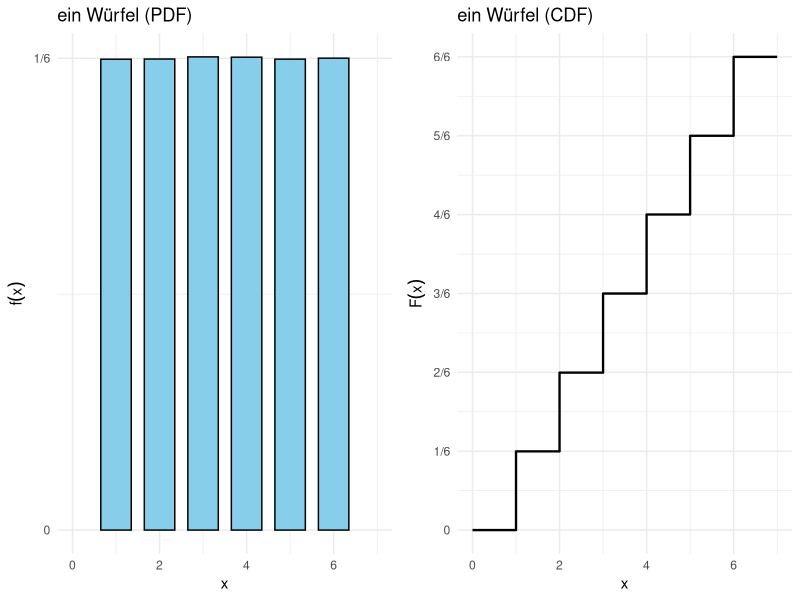
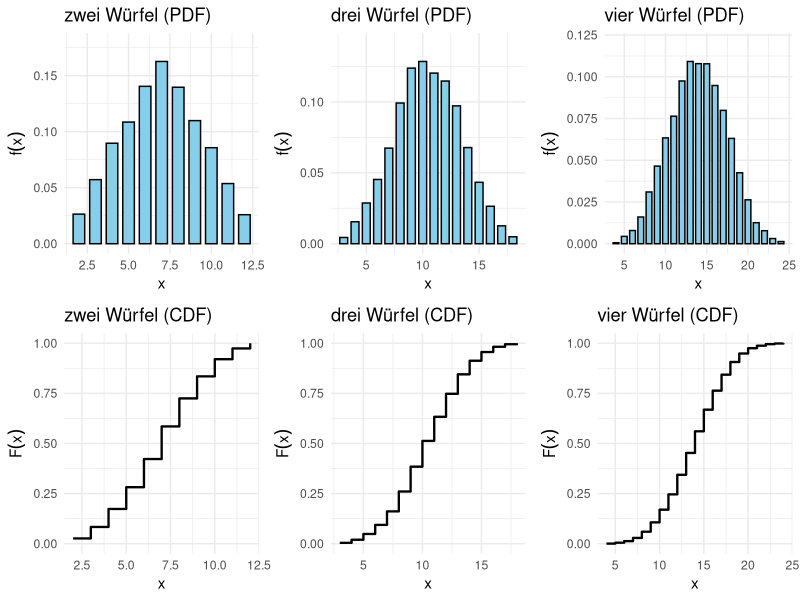
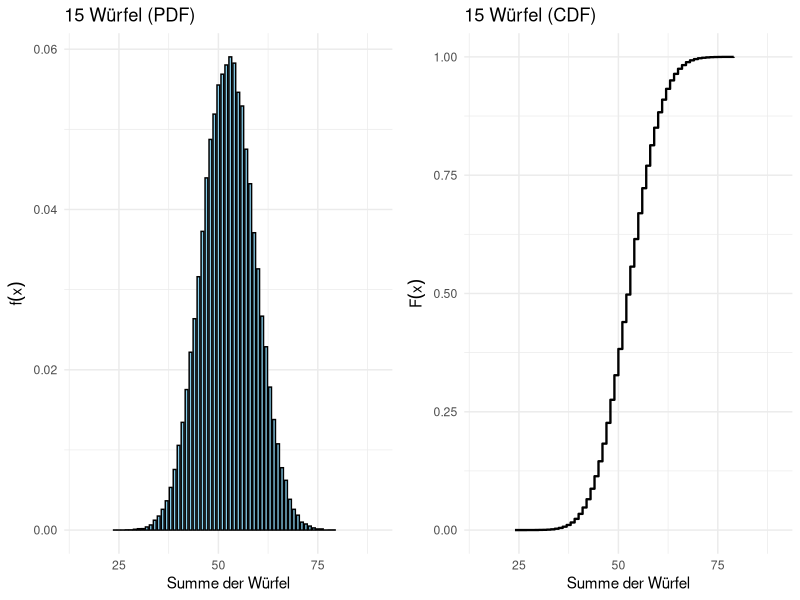
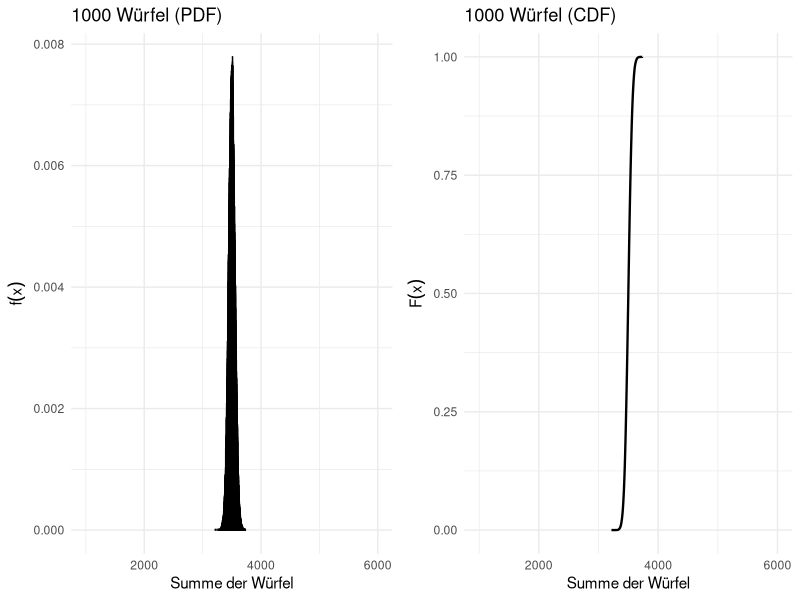
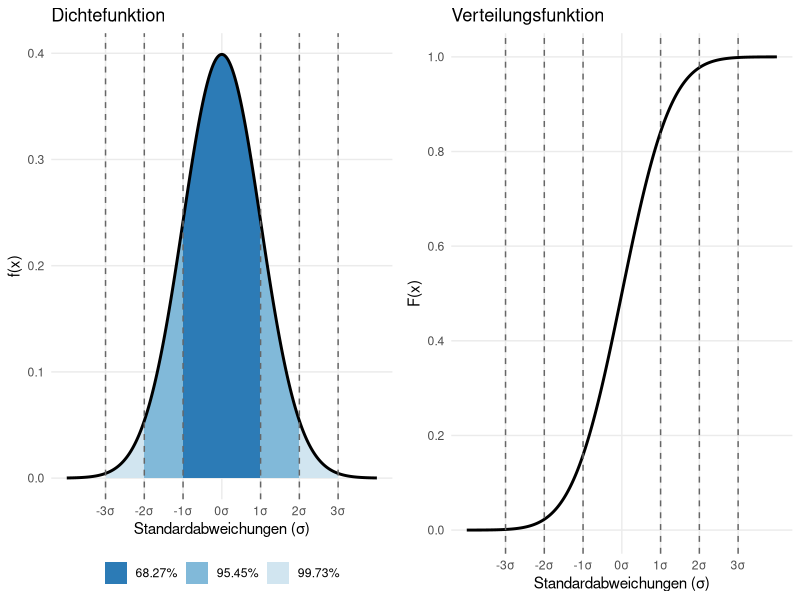

Write the R code that produced these figures, in order.
## ---- chunk 1
#| label: setup
#| echo: false
list.of.packages <- c("ggplot2", "dplyr", "gridExtra")
new.packages <- list.of.packages[!(list.of.packages %in% installed.packages()[,"Package"])]
if(length(new.packages)) install.packages(new.packages)
## ---- chunk 2
#| label: fig-single-dice
#| fig-cap: "Diskrete Wahrscheinlichkeits- und Verteilungsfunktionen für einen Würfel (Berechnet mit 1'000'000 Simulationen)"
#| code-fold: true
#| warning: false

library(ggplot2)
library(dplyr)
library(gridExtra)

# Funktion zum Berechnen der Wahrscheinlichkeits- und Verteilungsfunktionen
simulate_dice <- function(n_dice) {
  rolls <- replicate(1000000, sum(sample(1:6, n_dice, replace = TRUE)))  # Simulation von n_dice Würfeln
  df <- as.data.frame(table(rolls) / length(rolls)) %>%
    rename(x = rolls, probability = Freq) %>%
    mutate(x = as.numeric(as.character(x))) %>%
    arrange(x) %>%
    mutate(cumulative_probability = cumsum(probability))

  # Zusätzliche Punkte für 0 und 1
  df <- rbind(data.frame(x = 0, probability = 0, cumulative_probability = 0),
              df,
              data.frame(x = max(df$x) + 1, probability = 0, cumulative_probability = 1))
  return(df)
}

# Daten für 1 Würfel
df_1dice <- simulate_dice(1)

# Plot für die Wahrscheinlichkeitsfunktion (PDF) von 1 Würfel
plot_pdf_1 <- ggplot(df_1dice, aes(x = x, y = probability)) +
  geom_bar(stat = "identity", fill = "skyblue", color = "black", width = 0.7) +
  labs(title = "ein Würfel (PDF)", x = "x", y = expression(f(x))) +
  theme_minimal() +
  ylim(0, max(df_1dice$probability, na.rm = TRUE) * 1.1) +
  xlim(0, 7) +
  scale_y_continuous(breaks = seq(0, 1/6, by = 1/6),
                    labels = c("0", "1/6"))

# Plot für die kumulative Verteilungsfunktion (CDF) von 1 Würfel
plot_cdf_1 <- ggplot(df_1dice, aes(x = x, y = cumulative_probability)) +
  geom_step(linewidth = 0.8, color = "black") +
  labs(title = "ein Würfel (CDF)", x = "x", y = expression(F(x))) +
  theme_minimal() +
  ylim(0, 1) +
  xlim(0, 7) +
  scale_y_continuous(breaks = seq(0, 1, by = 1/6),
                    labels = c("0", "1/6", "2/6", "3/6", "4/6", "5/6", "6/6"))

# Anordnung der beiden Plots in einem 2x1-Layout
grid.arrange(plot_pdf_1, plot_cdf_1, ncol = 2)
## ---- chunk 3
#| label: fig-multiple-dice
#| fig-cap: "Diskrete Wahrscheinlichkeits- und Verteilungsfunktionen für 2, 3 und 4 Würfel (Berechnet mit 100'000 Simulationen)"
#| code-fold: true
#| warning: false
library(ggplot2)
library(dplyr)
library(gridExtra)

# Funktion zum Berechnen der Wahrscheinlichkeits- und Verteilungsfunktionen
simulate_dice <- function(n_dice) {
  rolls <- replicate(10000, sum(sample(1:6, n_dice, replace = TRUE)))  # Simulation von n_dice Würfeln
  df <- as.data.frame(table(rolls) / length(rolls)) %>%
    rename(x = rolls, probability = Freq) %>%
    mutate(x = as.numeric(as.character(x))) %>%
    arrange(x) %>%
    mutate(cumulative_probability = cumsum(probability))
  return(df)
}

# Daten für 2, 3 und 4 Würfel
df_2dice <- simulate_dice(2)
df_3dice <- simulate_dice(3)
df_4dice <- simulate_dice(4)

# Plots für die PDF und CDF von 2 Würfeln
plot_pdf_2 <- ggplot(df_2dice, aes(x = x, y = probability)) +
  geom_bar(stat = "identity", fill = "skyblue", color = "black", width = 0.7) +
  labs(title = "zwei Würfel (PDF)", x = "x", y = expression(f(x))) +
  theme_minimal() +
  ylim(0, max(df_2dice$probability, na.rm = TRUE) * 1.1)

plot_cdf_2 <- ggplot(df_2dice, aes(x = x, y = cumulative_probability)) +
  geom_step(linewidth = 0.8, color = "black") +
  labs(title = "zwei Würfel (CDF)", x = "x", y = expression(F(x))) +
  theme_minimal() +
  ylim(0, 1)

# Plots für die PDF und CDF von 3 Würfeln
plot_pdf_3 <- ggplot(df_3dice, aes(x = x, y = probability)) +
  geom_bar(stat = "identity", fill = "skyblue", color = "black", width = 0.7) +
  labs(title = "drei Würfel (PDF)", x = "x", y = expression(f(x))) +
  theme_minimal() +
  ylim(0, max(df_3dice$probability, na.rm = TRUE) * 1.1)

plot_cdf_3 <- ggplot(df_3dice, aes(x = x, y = cumulative_probability)) +
  geom_step(linewidth = 0.8, color = "black") +
  labs(title = "drei Würfel (CDF)", x = "x", y = expression(F(x))) +
  theme_minimal() +
  ylim(0, 1)

# Plots für die PDF und CDF von 4 Würfeln
plot_pdf_4 <- ggplot(df_4dice, aes(x = x, y = probability)) +
  geom_bar(stat = "identity", fill = "skyblue", color = "black", width = 0.7) +
  labs(title = "vier Würfel (PDF)", x = "x", y = expression(f(x))) +
  theme_minimal() +
  ylim(0, max(df_4dice$probability, na.rm = TRUE) * 1.1)

plot_cdf_4 <- ggplot(df_4dice, aes(x = x, y = cumulative_probability)) +
  geom_step(linewidth = 0.8, color = "black") +
  labs(title = "vier Würfel (CDF)", x = "x", y = expression(F(x))) +
  theme_minimal() +
  ylim(0, 1)

# Anordnung der Plots in einem 3x2-Layout
grid.arrange(plot_pdf_2, plot_pdf_3, plot_pdf_4, plot_cdf_2, plot_cdf_3, plot_cdf_4, ncol = 3, nrow = 2)
## ---- chunk 4
#| label: fig-15-dice
#| fig-cap: "Diskrete Wahrscheinlichkeits- und Verteilungsfunktionen für 15 Würfel (Berechnet mit 100'000 Simulationen)"
#| code-fold: true
#| warning: false

# Lade benötigte Pakete
library(ggplot2)
library(dplyr)
library(gridExtra)

# Parameter definieren
n_dice <- 15       # Anzahl Würfel
n_simulations <- 100000  # Anzahl Simulationen

# Dynamische xlim basierend auf minimaler/maximaler Würfelsumme
x_min <- n_dice * 1      # Minimale Summe (alle Würfel = 1)
x_max <- n_dice * 6      # Maximale Summe (alle Würfel = 6)

# Funktion zur Simulation der Würfelsummen und Berechnung der Wahrscheinlichkeiten
simulate_dice <- function(n_dice, n_simulations) {
  
  # Simulation: Summe von n_dice Würfeln pro Durchlauf
  rolls <- replicate(n_simulations, sum(sample(1:6, n_dice, replace = TRUE)))
  
  # Häufigkeitstabelle mit Wahrscheinlichkeiten und kumulativen Wahrscheinlichkeiten
  df <- as.data.frame(table(rolls)) %>%
    rename(x = rolls, probability = Freq) %>%
    mutate(
      x = as.numeric(as.character(x)),         # x als numerisch
      probability = probability / sum(probability),   # Wahrscheinlichkeiten normieren
      cumulative_probability = cumsum(probability)     # Kumulative Verteilungsfunktion
    ) %>%
    arrange(x)
  
  return(df)
}

# Simulation durchführen
df_results <- simulate_dice(n_dice, n_simulations)

# Wahrscheinlichkeitsfunktion (PDF) plotten
plot_pdf <- ggplot(df_results, aes(x = x, y = probability)) +
  geom_bar(stat = "identity", fill = "skyblue", color = "black", width = 0.7) +
  labs(
    title = paste(n_dice, "Würfel (PDF)"),
    x = "Summe der Würfel",
    y = expression(f(x))
  ) +
  theme_minimal() +
  # x-Achse dynamisch setzen
  xlim(c(x_min, x_max))

# Kumulative Verteilungsfunktion (CDF) plotten
plot_cdf <- ggplot(df_results, aes(x = x, y = cumulative_probability)) +
  geom_step(linewidth = 0.8, color = "black") +
  labs(
    title = paste(n_dice, "Würfel (CDF)"),
    x = "Summe der Würfel",
    y = expression(F(x))
  ) +
  theme_minimal() +
  ylim(0, 1) +
  # x-Achse dynamisch setzen
  xlim(c(x_min, x_max))

# Beide Plots nebeneinander ausgeben
grid.arrange(plot_pdf, plot_cdf, ncol = 2)
## ---- chunk 5
#| label: fig-thousand-dice
#| fig-cap: "Diskrete Wahrscheinlichkeits- und Verteilungsfunktionen für 1000 Würfel (Berechnet mit 100'000 Simulationen)"
#| code-fold: true
#| warning: false

# Lade benötigte Pakete
library(ggplot2)
library(dplyr)
library(gridExtra)

# Parameter definieren
n_dice <- 1000       # Anzahl Würfel
n_simulations <- 100000  # Anzahl Simulationen

# Dynamische xlim basierend auf minimaler/maximaler Würfelsumme
x_min <- n_dice * 1      # Minimale Summe (alle Würfel = 1)
x_max <- n_dice * 6      # Maximale Summe (alle Würfel = 6)

# Funktion zur Simulation der Würfelsummen und Berechnung der Wahrscheinlichkeiten
simulate_dice <- function(n_dice, n_simulations) {
  
  # Simulation: Summe von n_dice Würfeln pro Durchlauf
  rolls <- replicate(n_simulations, sum(sample(1:6, n_dice, replace = TRUE)))
  
  # Häufigkeitstabelle mit Wahrscheinlichkeiten und kumulativen Wahrscheinlichkeiten
  df <- as.data.frame(table(rolls)) %>%
    rename(x = rolls, probability = Freq) %>%
    mutate(
      x = as.numeric(as.character(x)),         # x als numerisch
      probability = probability / sum(probability),   # Wahrscheinlichkeiten normieren
      cumulative_probability = cumsum(probability)     # Kumulative Verteilungsfunktion
    ) %>%
    arrange(x)
  
  return(df)
}

# Simulation durchführen
df_results <- simulate_dice(n_dice, n_simulations)

# Wahrscheinlichkeitsfunktion (PDF) plotten
plot_pdf <- ggplot(df_results, aes(x = x, y = probability)) +
  geom_bar(stat = "identity", fill = "skyblue", color = "black", width = 0.7) +
  labs(
    title = paste(n_dice, "Würfel (PDF)"),
    x = "Summe der Würfel",
    y = expression(f(x))
  ) +
  theme_minimal() +
  # x-Achse dynamisch setzen
  xlim(c(x_min, x_max))

# Kumulative Verteilungsfunktion (CDF) plotten
plot_cdf <- ggplot(df_results, aes(x = x, y = cumulative_probability)) +
  geom_step(linewidth = 0.8, color = "black") +
  labs(
    title = paste(n_dice, "Würfel (CDF)"),
    x = "Summe der Würfel",
    y = expression(F(x))
  ) +
  theme_minimal() +
  ylim(0, 1) +
  # x-Achse dynamisch setzen
  xlim(c(x_min, x_max))

# Beide Plots nebeneinander ausgeben
grid.arrange(plot_pdf, plot_cdf, ncol = 2)
## ---- chunk 6
#| label: fig-normal-distribution
#| fig-cap: "Links: Wahrscheinlichkeitsdichte (PDF), Rechts: Verteilungsfunktion (CDF) der Normalverteilung"
#| code-fold: true
#| warning: false
#| fig-height: 5
library(ggplot2)
library(gridExtra)

# Erzeugung der Normalverteilung
x <- seq(-4, 4, length.out = 1000)
y_pdf <- dnorm(x, mean = 0, sd = 1)
y_cdf <- pnorm(x, mean = 0, sd = 1)

# Datensätze erstellen
df_pdf <- data.frame(x = x, y = y_pdf)
df_cdf <- data.frame(x = x, y = y_cdf)

# PDF Plot
plot_pdf <- ggplot(df_pdf, aes(x = x, y = y)) +
  geom_ribbon(data = subset(df_pdf, x >= -3 & x <= 3),
             aes(ymin = 0, ymax = y, fill = "99.73%")) +
  geom_ribbon(data = subset(df_pdf, x >= -2 & x <= 2),
             aes(ymin = 0, ymax = y, fill = "95.45%")) +
  geom_ribbon(data = subset(df_pdf, x >= -1 & x <= 1),
             aes(ymin = 0, ymax = y, fill = "68.27%")) +
  geom_line(linewidth = 1) +
  geom_vline(xintercept = c(-3, -2, -1, 1, 2, 3), 
            linetype = "dashed", color = "gray40") +
  labs(x = "Standardabweichungen (σ)", 
       y = "f(x)",
       title = "Dichtefunktion") +
  scale_x_continuous(breaks = -3:3,
                    labels = paste0(c("-3", "-2", "-1", "0", "1", "2", "3"), "σ")) +
  scale_fill_manual(values = c(
    "68.27%" = "#2C7BB6",
    "95.45%" = "#81B9D9",
    "99.73%" = "#D1E5F0"
  )) +
  theme_minimal() +
  theme(
    panel.grid.minor = element_blank(),
    legend.position = "bottom",
    legend.title = element_blank()
  )

# CDF Plot
plot_cdf <- ggplot(df_cdf, aes(x = x, y = y)) +
  geom_line(linewidth = 1) +
  geom_vline(xintercept = c(-3, -2, -1, 1, 2, 3), 
            linetype = "dashed", color = "gray40") +
  labs(x = "Standardabweichungen (σ)", 
       y = "F(x)",
       title = "Verteilungsfunktion") +
  scale_x_continuous(breaks = -3:3,
                    labels = paste0(c("-3", "-2", "-1", "0", "1", "2", "3"), "σ")) +
  scale_y_continuous(breaks = seq(0, 1, 0.2)) +
  theme_minimal() +
  theme(
    panel.grid.minor = element_blank()
  )

# Plots nebeneinander anordnen
grid.arrange(plot_pdf, plot_cdf, ncol = 2)
